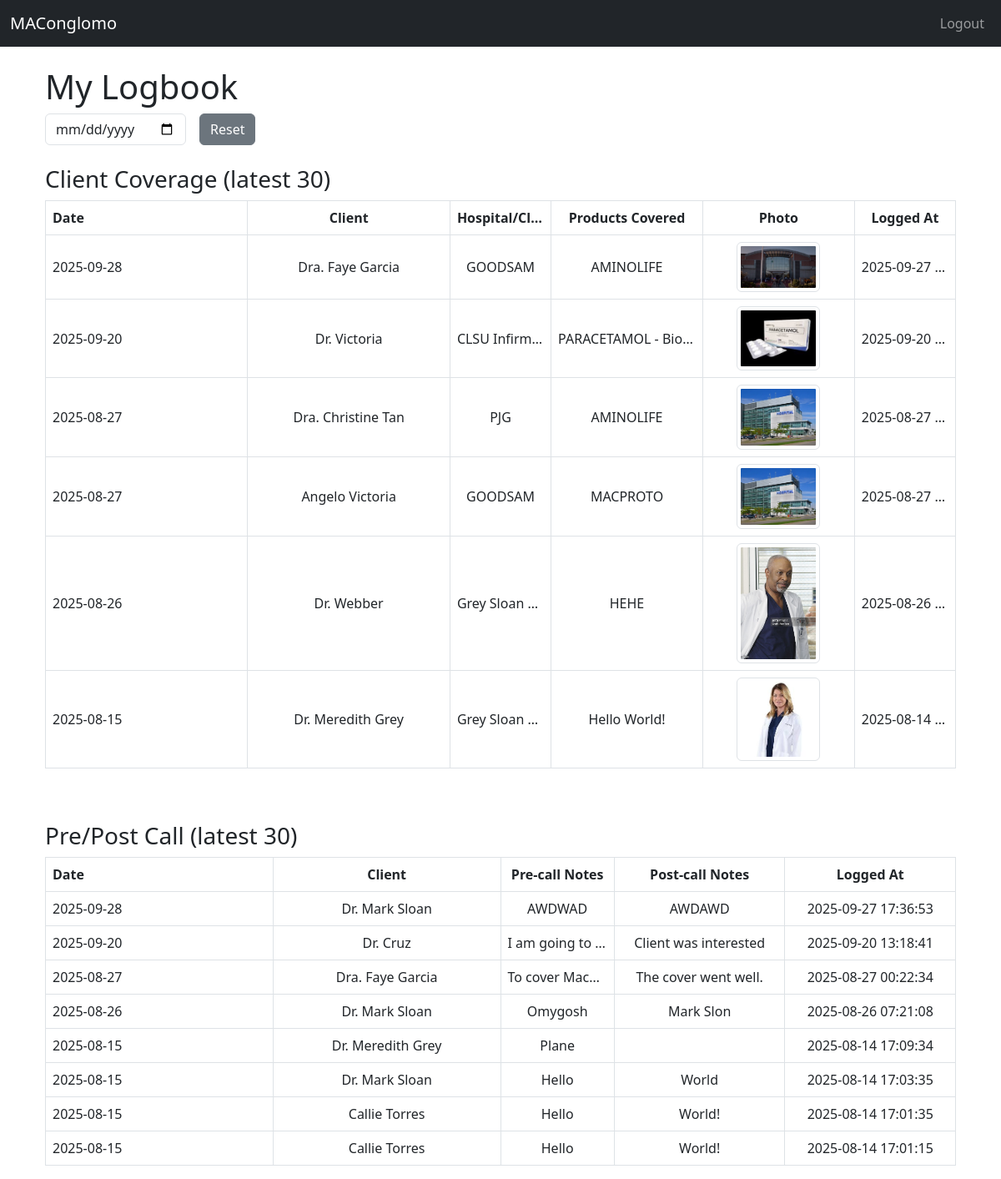
Screenshot of /medrep/logbook.php (signed in) with the database file from the repository.
### tables this page shows
CREATE TABLE `client_logs` (
  `id` int NOT NULL,
  `medrep_id` int NOT NULL,
  `date` date NOT NULL,
  `client_name` varchar(255) NOT NULL,
  `hospital_clinic` varchar(255) NOT NULL,
  `products_covered` text NOT NULL,
  `proof_image` varchar(255) NOT NULL,
  `created_at` timestamp NULL DEFAULT CURRENT_TIMESTAMP
);

CREATE TABLE `call_logs` (
  `id` int NOT NULL,
  `medrep_id` int NOT NULL,
  `date` date NOT NULL,
  `client_name` varchar(255) NOT NULL,
  `precall_notes` text,
  `postcall_notes` text,
  `created_at` timestamp NULL DEFAULT CURRENT_TIMESTAMP
);

### medrep/logbook.php (the view, shortened to what this page needs)
<?php
require_once __DIR__ . '/../config/database.php';
include __DIR__ . '/../inc/header.php';
$medrepId = (int)$_SESSION['user_id'];
$filterDate = isset($_GET['date']) && !empty($_GET['date']) ? $_GET['date'] : null;
$clientSql = "
    SELECT id, date, client_name, hospital_clinic, products_covered, proof_image, created_at
    FROM client_logs
    WHERE medrep_id = ?
";
$params = [$medrepId];
$clientSql .= " ORDER BY date DESC, id DESC LIMIT 30";
$clientStmt = $pdo->prepare($clientSql);
$clientStmt->execute($params);
$clientLogs = $clientStmt->fetchAll();
$callSql = "
    SELECT id, date, client_name, precall_notes, postcall_notes, created_at
    FROM call_logs
    WHERE medrep_id = ?
";
$params = [$medrepId];
$callSql .= " ORDER BY date DESC, id DESC LIMIT 30";
$callStmt = $pdo->prepare($callSql);
$callStmt->execute($params);
$callLogs = $callStmt->fetchAll();
?>
<div class="container mt-4">
    <h1>My Logbook</h1>
    <form method="get" class="row g-3 mb-4" id="filterForm">
        <div class="col-auto">
            <input type="date" name="date" class="form-control"
                value="<?= htmlspecialchars($filterDate ?? '') ?>"
                onchange="document.getElementById('filterForm').submit();">
        </div>
        <div class="col-auto">
            <a href="logbook.php" class="btn btn-secondary">Reset</a>
        </div>
    </form>
    <h3 class="mt-4">Client Coverage (latest 30)</h3>
    <div class="table-responsive">
        <table class="table table-bordered align-middle">
            <thead>
                <tr>
                    <th>Date</th>
                    <th>Client</th>
                    <th>Hospital/Clinic</th>
                    <th>Products Covered</th>
                    <th>Photo</th>
                    <th>Logged At</th>
                </tr>
            </thead>
            <tbody>
                <?php if (!$clientLogs): ?>
                    <tr>
                        <td colspan="6" class="text-center text-muted">No entries yet.</td>
                    </tr>
                    <?php else: foreach ($clientLogs as $row): ?>
                        <tr>
                            <td><?= htmlspecialchars($row['date']) ?></td>
                            <td><?= htmlspecialchars($row['client_name']) ?></td>
                            <td><?= htmlspecialchars($row['hospital_clinic']) ?></td>
                            <td><?= nl2br(htmlspecialchars($row['products_covered'])) ?></td>
                            <td>
                                <?php if (!empty($row['proof_image'])): ?>
                                    <img src="../<?= htmlspecialchars($row['proof_image']) ?>"
                                        alt="Proof Image"
                                        class="img-thumbnail"
                                        style="max-width: 100px; cursor: pointer;"
                                        data-bs-toggle="modal"
                                        data-bs-target="#imageModal<?= $row['id'] ?>">
                                <?php else: ?>
                                    <span class="text-muted">—</span>
                                <?php endif; ?>
                            </td>
                            <td><?= htmlspecialchars($row['created_at']) ?></td>
                        </tr>
                <?php endforeach;
                endif; ?>
            </tbody>
        </table>
    </div>
    <h3 class="mt-5">Pre/Post Call (latest 30)</h3>
    <div class="table-responsive">
        <table class="table table-bordered align-middle">
            <thead>
                <tr>
                    <th>Date</th>
                    <th>Client</th>
                    <th>Pre-call Notes</th>
                    <th>Post-call Notes</th>
                    <th>Logged At</th>
                </tr>
            </thead>
            <tbody>
                <?php if (!$callLogs): ?>
                    <tr>
                        <td colspan="5" class="text-center text-muted">No entries yet.</td>
                    </tr>
                    <?php else: foreach ($callLogs as $row): ?>
                        <tr>
                            <td><?= htmlspecialchars($row['date']) ?></td>
                            <td><?= htmlspecialchars($row['client_name']) ?></td>
                            <td><?= nl2br(htmlspecialchars($row['precall_notes'])) ?></td>
                            <td><?= nl2br(htmlspecialchars($row['postcall_notes'])) ?></td>
                            <td><?= htmlspecialchars($row['created_at']) ?></td>
                        </tr>
                <?php endforeach;
                endif; ?>
            </tbody>
        </table>
    </div>
</div>
<?php include __DIR__ . '/../inc/footer.php'; ?>

### inc/header.php (style rules this page uses)
.table { table-layout: fixed; width: 100%; }
.table th, .table td { white-space: nowrap; overflow: hidden; text-overflow: ellipsis; text-align: center; }
.table th:nth-child(1), .table td:nth-child(1) { text-align: left; width: 20%; }
.table th:nth-child(2), .table td:nth-child(2) { width: 20%; }
.table th:nth-child(3), .table td:nth-child(3) { width: 10%; }
.table th:nth-child(4), .table td:nth-child(4) { width: 15%; }
.table th:nth-child(5), .table td:nth-child(5) { width: 15%; }
.table th:nth-child(6), .table td:nth-child(6) { width: 10%; }

### rows the page displays
client_logs: date "2025-09-28", client_name "Dra. Faye Garcia", hospital_clinic "GOODSAM", products_covered "AMINOLIFE", proof_image (picture), created_at "2025-09-27…"
client_logs: date "2025-09-20", client_name "Dr. Victoria", hospital_clinic "CLSU Infirm…", products_covered "PARACETAMOL - Bio…", proof_image (picture), created_at "2025-09-20…"
client_logs: date "2025-08-27", client_name "Dra. Christine Tan", hospital_clinic "PJG", products_covered "AMINOLIFE", proof_image (picture), created_at "2025-08-27…"
client_logs: date "2025-08-27", client_name "Angelo Victoria", hospital_clinic "GOODSAM", products_covered "MACPROTO", proof_image (picture), created_at "2025-08-27…"
client_logs: date "2025-08-26", client_name "Dr. Webber", hospital_clinic "Grey Sloan…", products_covered "HEHE", proof_image (picture), created_at "2025-08-26…"
client_logs: date "2025-08-15", client_name "Dr. Meredith Grey", hospital_clinic "Grey Sloan…", products_covered "Hello World!", proof_image (picture), created_at "2025-08-14…"
call_logs: date "2025-09-28", client_name "Dr. Mark Sloan", precall_notes "AWDWAD", postcall_notes "AWDAWD", created_at "2025-09-27 17:36:53"
call_logs: date "2025-09-20", client_name "Dr. Cruz", precall_notes "I am going to…", postcall_notes "Client was interested", created_at "2025-09-20 13:18:41"
call_logs: date "2025-08-27", client_name "Dra. Faye Garcia", precall_notes "To cover Mac…", postcall_notes "The cover went well.", created_at "2025-08-27 00:22:34"
call_logs: date "2025-08-26", client_name "Dr. Mark Sloan", precall_notes "Omygosh", postcall_notes "Mark Slon", created_at "2025-08-26 07:21:08"
call_logs: date "2025-08-15", client_name "Dr. Meredith Grey", precall_notes "Plane", created_at "2025-08-14 17:09:34"
call_logs: date "2025-08-15", client_name "Dr. Mark Sloan", precall_notes "Hello", postcall_notes "World", created_at "2025-08-14 17:03:35"
call_logs: date "2025-08-15", client_name "Callie Torres", precall_notes "Hello", postcall_notes "World!", created_at "2025-08-14 17:01:35"
call_logs: date "2025-08-15", client_name "Callie Torres", precall_notes "Hello", postcall_notes "World!", created_at "2025-08-14 17:01:15"
